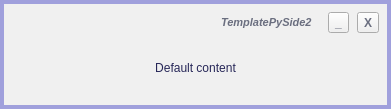
<?xml version="1.0" encoding="UTF-8"?>
<ui version="4.0">
 <class>MainWindow</class>
 <widget class="QMainWindow" name="MainWindow">
  <property name="geometry">
   <rect>
    <x>0</x>
    <y>0</y>
    <width>333</width>
    <height>105</height>
   </rect>
  </property>
  <property name="styleSheet">
   <string notr="true">background-color: rgb(240, 240, 240);</string>
  </property>
  <widget class="QWidget" name="centralwidget">
   <layout class="QGridLayout" name="gridLayout">
    <property name="leftMargin">
     <number>0</number>
    </property>
    <property name="topMargin">
     <number>0</number>
    </property>
    <property name="rightMargin">
     <number>0</number>
    </property>
    <property name="bottomMargin">
     <number>0</number>
    </property>
    <property name="spacing">
     <number>0</number>
    </property>
    <item row="0" column="0">
     <widget class="QFrame" name="outerFrame">
      <property name="styleSheet">
       <string notr="true">color: rgb(160,160,220);</string>
      </property>
      <property name="frameShape">
       <enum>QFrame::Panel</enum>
      </property>
      <property name="frameShadow">
       <enum>QFrame::Plain</enum>
      </property>
      <property name="lineWidth">
       <number>4</number>
      </property>
      <layout class="QVBoxLayout" name="verticalLayout_2">
       <property name="spacing">
        <number>0</number>
       </property>
       <property name="leftMargin">
        <number>0</number>
       </property>
       <property name="topMargin">
        <number>0</number>
       </property>
       <property name="rightMargin">
        <number>0</number>
       </property>
       <property name="bottomMargin">
        <number>0</number>
       </property>
       <item>
        <widget class="QFrame" name="frameCaption">
         <property name="styleSheet">
          <string notr="true">color: rgb(106, 110, 127);</string>
         </property>
         <layout class="QHBoxLayout" name="horizontalLayout_5" stretch="0,0,0">
          <property name="spacing">
           <number>16</number>
          </property>
          <property name="leftMargin">
           <number>8</number>
          </property>
          <property name="topMargin">
           <number>8</number>
          </property>
          <property name="rightMargin">
           <number>8</number>
          </property>
          <property name="bottomMargin">
           <number>8</number>
          </property>
          <item>
           <widget class="QLabel" name="_uiscalehint">
            <property name="font">
             <font>
              <pointsize>4</pointsize>
             </font>
            </property>
            <property name="styleSheet">
             <string notr="true">color: rgba(255, 255, 255, 0);</string>
            </property>
            <property name="text">
             <string>this invivible string defines minimal frame width according to varying screen scale factor</string>
            </property>
           </widget>
          </item>
          <item>
           <widget class="QLabel" name="labCaption">
            <property name="font">
             <font>
              <pointsize>8</pointsize>
              <weight>75</weight>
              <italic>true</italic>
              <bold>true</bold>
             </font>
            </property>
            <property name="text">
             <string>TemplatePySide2</string>
            </property>
           </widget>
          </item>
          <item>
           <layout class="QHBoxLayout" name="horizontalLayout_9">
            <property name="spacing">
             <number>8</number>
            </property>
            <item>
             <widget class="QToolButton" name="btnMinimize">
              <property name="font">
               <font>
                <weight>75</weight>
                <bold>true</bold>
               </font>
              </property>
              <property name="text">
               <string>_</string>
              </property>
             </widget>
            </item>
            <item>
             <widget class="QToolButton" name="btnQuit">
              <property name="font">
               <font>
                <weight>75</weight>
                <bold>true</bold>
               </font>
              </property>
              <property name="text">
               <string notr="true">X</string>
              </property>
             </widget>
            </item>
           </layout>
          </item>
         </layout>
        </widget>
       </item>
       <item>
        <widget class="QFrame" name="lay_appWindow">
         <property name="styleSheet">
          <string notr="true">color: rgb(39, 39, 88);</string>
         </property>
         <property name="frameShape">
          <enum>QFrame::NoFrame</enum>
         </property>
         <property name="frameShadow">
          <enum>QFrame::Raised</enum>
         </property>
         <layout class="QGridLayout" name="gridLayout_2" columnstretch="0">
          <property name="leftMargin">
           <number>20</number>
          </property>
          <property name="topMargin">
           <number>20</number>
          </property>
          <property name="rightMargin">
           <number>20</number>
          </property>
          <property name="bottomMargin">
           <number>30</number>
          </property>
          <property name="horizontalSpacing">
           <number>20</number>
          </property>
          <property name="verticalSpacing">
           <number>25</number>
          </property>
          <item row="0" column="0">
           <widget class="QLabel" name="labContent">
            <property name="text">
             <string>Default content</string>
            </property>
            <property name="alignment">
             <set>Qt::AlignCenter</set>
            </property>
           </widget>
          </item>
         </layout>
        </widget>
       </item>
       <item>
        <spacer name="verticalSpacer">
         <property name="orientation">
          <enum>Qt::Vertical</enum>
         </property>
         <property name="sizeHint" stdset="0">
          <size>
           <width>20</width>
           <height>40</height>
          </size>
         </property>
        </spacer>
       </item>
      </layout>
     </widget>
    </item>
   </layout>
  </widget>
 </widget>
 <resources/>
 <connections>
  <connection>
   <sender>btnMinimize</sender>
   <signal>clicked()</signal>
   <receiver>MainWindow</receiver>
   <slot>showMinimized()</slot>
   <hints>
    <hint type="sourcelabel">
     <x>751</x>
     <y>40</y>
    </hint>
    <hint type="destinationlabel">
     <x>482</x>
     <y>5</y>
    </hint>
   </hints>
  </connection>
  <connection>
   <sender>btnQuit</sender>
   <signal>clicked()</signal>
   <receiver>MainWindow</receiver>
   <slot>close()</slot>
   <hints>
    <hint type="sourcelabel">
     <x>790</x>
     <y>40</y>
    </hint>
    <hint type="destinationlabel">
     <x>593</x>
     <y>5</y>
    </hint>
   </hints>
  </connection>
 </connections>
</ui>
